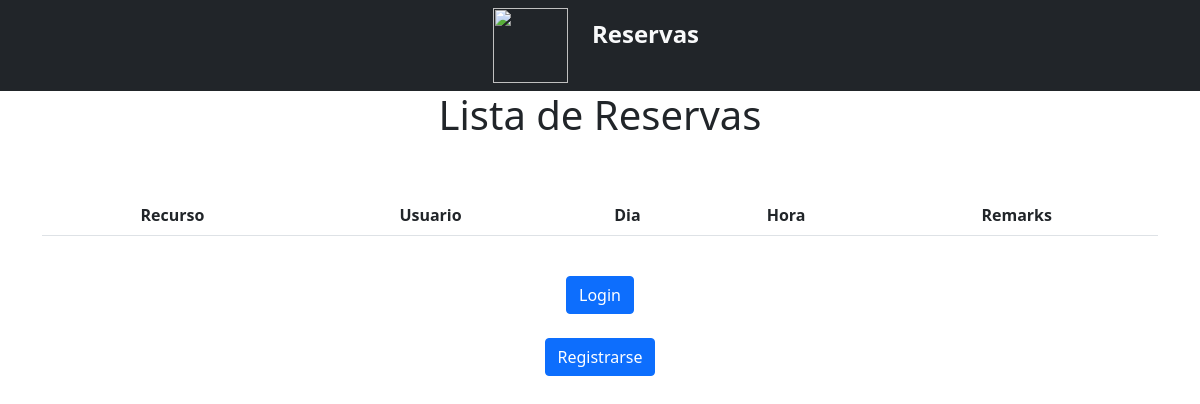
/index.php?controller=reservationController&action=showReservationList, run on an earlier commit of the app's database.
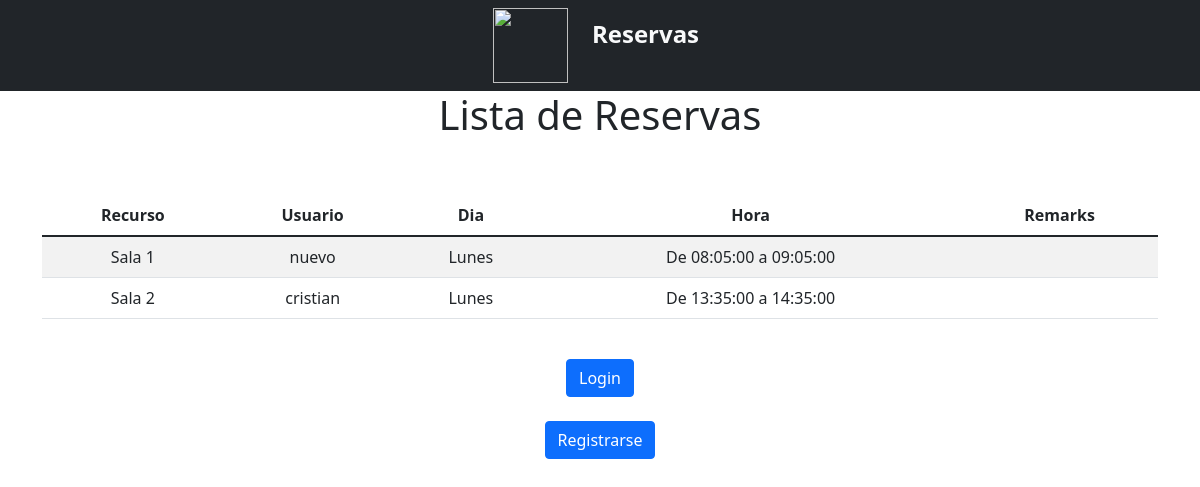
And on a later commit of the database.
### tables this page shows
CREATE TABLE `reservations` (
  `idReservation` int(11) NOT NULL,
  `idResource` int(11) DEFAULT NULL,
  `idUser` int(11) DEFAULT NULL,
  `idTimeSlot` int(11) DEFAULT NULL,
  `date` datetime DEFAULT NULL,
  `remarks` varchar(255) DEFAULT NULL
);

CREATE TABLE `resources` (
  `idResource` int(3) NOT NULL,
  `name` varchar(255) DEFAULT NULL,
  `description` varchar(255) DEFAULT NULL,
  `location` varchar(255) DEFAULT NULL,
  `image` varchar(255) DEFAULT NULL
);

CREATE TABLE `users` (
  `idUser` int(11) NOT NULL,
  `username` varchar(255) NOT NULL,
  `password` varchar(255) NOT NULL,
  `realname` varchar(255) NOT NULL,
  `type` enum('0','1') DEFAULT NULL
);

CREATE TABLE `timeslots` (
  `idTimeSlot` int(11) NOT NULL,
  `dayOfWeek` enum('Lunes','Martes','Miercoles','Jueves','Viernes') DEFAULT NULL,
  `startTime` time NOT NULL,
  `endTime` time NOT NULL
);

### view.php (called while the page is built)
<?php
require_once("models/users.php");
class View
{
	public function show($viewName, $data = null)
	{
		include("views/header.php");
		include("views/mainMenu.php");
		include("views/$viewName.php");
		include("views/footer.php");
	}
}

### controllers/reservationController.php (called while the page is built, shortened)
<?php
require_once("view.php");
require_once("models/reservation.php");
require_once("models/resources.php");
require_once("models/timeslots.php");
class ReservationController {
    public function __construct() {
        $this->view = new View();
    }
    public function showReservationList() {
        $this->view->show("reservation/showAllReservations");
    }
}

### index.php (called while the page is built, shortened)
<?php
require_once("controllers/reservationController.php");
if (!isset($_REQUEST['action'])) {
    $action = "showLoginForm";
} else {
    $action = $_REQUEST['action'];
}
$controller = new $controller();
$controller->$action();

### models/users.php (called while the page is built, shortened)
<?php
require_once("conexion.php");
class User {
    static function getUserName($id) {
        $db = new conexion;
        $db->connect();
        $sql = ("SELECT username FROM users WHERE idUser = $id");
        $result = $db->dataQuery($sql);
        foreach ($result as $name) {
            return $name["username"];
        }
    }
    static function isAdmin() {
        $db = new conexion;
    }
}

### models/conexion.php (called while the page is built, shortened)
<?php
class conexion {
    private $server;
    private $user;
    private $pass;
    private $db;
    function __construct() {
        $this->server = "localhost";
        $this->user = "root";
        $this->pass = "";
        $this->db = "reservas";
    }
    function connect() {
        $this->connection = mysqli_connect(
            $this->server,
            $this->user,
            $this->pass,
            $this->db
        );
    }
    function dataQuery($sql) {
        $data = array();
        $resultado = mysqli_query($this->connection, $sql);
        $error = mysqli_error($this->connection);
        if (empty($error)) {
            if (mysqli_num_rows($resultado) > 0) {
                while ($row = mysqli_fetch_assoc($resultado)) {
                    array_push($data, $row);
                }
            }
        } else {
            throw new Exception($error);
        }
        return $data;
    }
}

### models/security.php (called while the page is built, shortened)
<?php
require_once("conexion.php");
class Security {
    public static function thereIsSession() {
        if (isset($_SESSION['idUser'])) {
            return true;
        } else {
            return false;
        }
    }
}

### models/reservation.php (called while the page is built, shortened)
<?php
require_once("conexion.php");
class Reservation {
    static function ReservationList() {
        $db = new conexion;
        $db->connect();
        if ($result = $db->dataQuery("SELECT * FROM reservations")) {
            return $result;
        } else {
            return null;
        }
    }
}

### models/resources.php (called while the page is built, shortened)
<?php
require_once("conexion.php");
class Resource {
    static function getResourceName($id) {
        $db = new conexion;
        $db->connect();
        $sql = ("SELECT name FROM resources WHERE idResource = $id");
        $result = $db->dataQuery($sql);
        foreach ($result as $name) {
            return $name["name"];
        }
    }
}

### models/timeslots.php (called while the page is built, shortened)
<?php
require_once("conexion.php");
class TimeSlot {
    static function getTimeSlotDay($id) {
        $db = new conexion;
        $db->connect();
        $sql = ("SELECT dayOfWeek FROM timeslots WHERE idTimeSlot = $id");
        $result = $db->dataQuery($sql);
        foreach ($result as $name) {
            return $name["dayOfWeek"];
        }
    }
    static function getStartTime($id) {
        $db = new conexion;
        $db->connect();
        $sql = ("SELECT startTime FROM timeslots WHERE idTimeSlot = $id");
        $result = $db->dataQuery($sql);
        foreach ($result as $name) {
            return $name["startTime"];
        }
    }
    static function getEndTime($id) {
        $db = new conexion;
        $db->connect();
        $sql = ("SELECT endTime FROM timeslots WHERE idTimeSlot = $id");
        $result = $db->dataQuery($sql);
        foreach ($result as $name) {
            return $name["endTime"];
        }
    }
}

### views/reservation/showAllReservations.php (the view, shortened to what this page needs)
<?php
include_once("./models/reservation.php");
include_once("./models/resources.php");
include_once("./models/users.php");
include_once("./models/timeslots.php");
include_once("./models/security.php");
$reserva = Reservation::ReservationList();
if (Security::thereIsSession()) {
    echo "<h1 class='text-center'>Lista de Reservas</h1>";
    echo "<div class='container-sm pt-5'>";
    echo "<table class='table table-striped'>";
    echo "<thead>";
    echo "<tr>";
    echo "<th class='text-center' scope='col'>Recurso</th>";
    echo "<th class='text-center' scope='col'>Usuario</th>";
    echo "<th class='text-center' scope='col'>Dia</th>";
    echo "<th class='text-center' scope='col'>Hora</th>";
    echo "<th class='text-center' scope='col'>Remarks</th>";
    echo "<th class='text-center' scope='col'>Acciones</th>";
    echo "</tr>";
    echo "</thead>";
    echo "<tbody>";
    foreach ($reserva as $result) {
        $id = $result['idReservation'];
        $idResource = $result['idResource'];
        $idUser = $result['idUser'];
        $idTimeSlot = $result['idTimeSlot'];
        $date = $result['date'];
        $remarks = $result['remarks'];
        $resourceName = Resource::getResourceName($idResource);
        $userName = User::getUserName($idUser);
        $day = TimeSlot::getTimeSlotDay($idTimeSlot);
        $startTime = TimeSlot::getStartTime($idTimeSlot);
        $endTime = TimeSlot::getEndTime($idTimeSlot);
        echo "<tr>";
        echo "<td class='text-center' scope='row'>$resourceName</td>";
        echo "<td class='text-center'>$userName</td>";
        echo "<td class='text-center'>$day</td>";
        echo "<td class='text-center'>De $startTime a $endTime</td>";
        echo "<td class='text-center'>$remarks</td>";
        echo "<td>";
        echo "<div class='d-flex flex-row justify-content-around'>";
        echo "<div class='d-flex'>";
        echo "<form method='post' action='index.php?controller=reservationController&action=eliminarReservation'>";
        echo "<input type='hidden' id='id_reservation' name='id_reservation' value='$id'>";
        echo "<input type='hidden' id='id_user' name='id_user' value='$idUser'>";
        echo "<input type='submit' class='btn btn-danger' value='Eliminar'>";
        echo "</form>";
        echo "</div>";
        echo "</div>";
        echo "</td>";
        echo "</tr>";
    }
    echo "</tbody>";
    echo "</table>";
    echo "</div>";
    echo "<br><form method='post' action='index.php?controller=reservationController&action=showAddReservation'>";
    echo "<div class='d-grid gap-2 d-md-flex justify-content-md-center'>";
    echo "<button class='btn btn-primary' type='submit'>Añadir Reserva</button>";
    echo "</div>";
    echo "</form>";
} else {
    echo "
    <h1 class='text-center'>Lista de Reservas</h1>
    <div class='container-sm pt-5'>
    <table class='table table-striped'>
        <thead>
            <tr>
                <th class='text-center' scope='col'>Recurso</th>
                <th class='text-center' scope='col'>Usuario</th>
                <th class='text-center' scope='col'>Dia</th>
                <th class='text-center' scope='col'>Hora</th>
                <th class='text-center' scope='col'>Remarks</th>
            </tr>
        </thead>
        <tbody>
    ";
    foreach ($reserva as $result) {
        $idResource = $result['idResource'];
        $idUser = $result['idUser'];
        $idTimeSlot = $result['idTimeSlot'];
        $remarks = $result['remarks'];
        $resourceName = Resource::getResourceName($idResource);
        $userName = User::getUserName($idUser);
        $day = TimeSlot::getTimeSlotDay($idTimeSlot);
        $startTime = TimeSlot::getStartTime($idTimeSlot);
        $endTime = TimeSlot::getEndTime($idTimeSlot);
        echo "<tr>";
        echo "<td class='text-center' scope='row'>$resourceName</td>";
        echo "<td class='text-center'>$userName</td>";
        echo "<td class='text-center'>$day</td>";
        echo "<td class='text-center'>De $startTime a $endTime</td>";
        echo "<td class='text-center'>$remarks</td>";
        echo "</tr>";
    }
    echo "</tbody>";
    echo "</table>";
    echo "<br><form method='post' action='index.php?controller=userController&action=showLoginForm'>";
    echo "<div class='d-grid gap-2 d-md-flex justify-content-md-center'>";
    echo "<button class='btn btn-primary' type='submit'>Login</button>";
    echo "</div>";
    echo "</form>";
    echo "<br><form method='post' action='index.php?controller=userController&action=showAddUser'>";
    echo "<div class='d-grid gap-2 d-md-flex justify-content-md-center'>";
    echo "<button class='btn btn-primary' type='submit'>Registrarse</button>";
    echo "</div>";
    echo "</form>";
}

### views/header.php (shortened to what this page needs)
<!doctype html>
<html lang="en">
<head>
    <link href="https://cdn.jsdelivr.net/npm/bootstrap@5.1.3/dist/css/bootstrap.min.css" rel="stylesheet">
</head>
<body>

### views/mainMenu.php (shortened to what this page needs)
<nav class='navbar navbar-expand-lg navbar-dark bg-dark'>
    <div class='collapse navbar-collapse justify-content-md-center' id='navbarsExample08'>
        <ul class='navbar-nav'>
            <li class='nav-item active'>
                <a class='navbar-brand' href='https://iescelia.org/web/'>
                    <img src='./assets/img/escudoCelia.png' width='75px' height='75px' alt=''>
                </a>
            </li>
            <?php
            if (User::isAdmin()) {
                echo "<li class='nav-item'>";
                echo "<a class='nav-link fw-bold text-light fs-4' href='index.php?controller=userController&action=showUserList'>Usuario</a>";
                echo "</li>";
                echo "<li class='nav-item'>";
                echo "<a class='nav-link fw-bold text-light fs-4' href='index.php?controller=resourceController&action=showResourcesList'>Recursos</a>";
                echo "</li>";
                echo "<li class='nav-item'>";
                echo "<a class='nav-link fw-bold text-light fs-4'
                        href='index.php?controller=timeslotsController&action=showTimeSlotList'>Horario</a>";
                echo "</li>";
                echo "<li class='nav-item'>";
                echo "<a class='nav-link fw-bold text-light fs-4'
                        href='index.php?controller=reservationController&action=showReservationList'>Reservas</a>";
                echo "</li>";
                echo "</ul>";
                echo "</div>";
                echo "</nav>";
            } else {
                echo "<li class='nav-item'>";
                echo "<a class='nav-link fw-bold text-light fs-4'
                    href='index.php?controller=reservationController&action=showReservationList'>Reservas</a>";
                echo "</li>";
            }
            ?>
        </ul>
    </div>
</nav>

### views/footer.php
</div>
</body>
</html>

What changed in the data, as far as the page shows it:
added reservations: idResource.name "Sala 1", idUser.username "nuevo", idTimeSlot.dayOfWeek "Lunes", idTimeSlot.startTime "08:05:00", idTimeSlot.endTime "09:05:00"
added reservations: idResource.name "Sala 2", idUser.username "cristian", day "Lunes", idTimeSlot.startTime "13:35:00", idTimeSlot.endTime "14:35:00"
